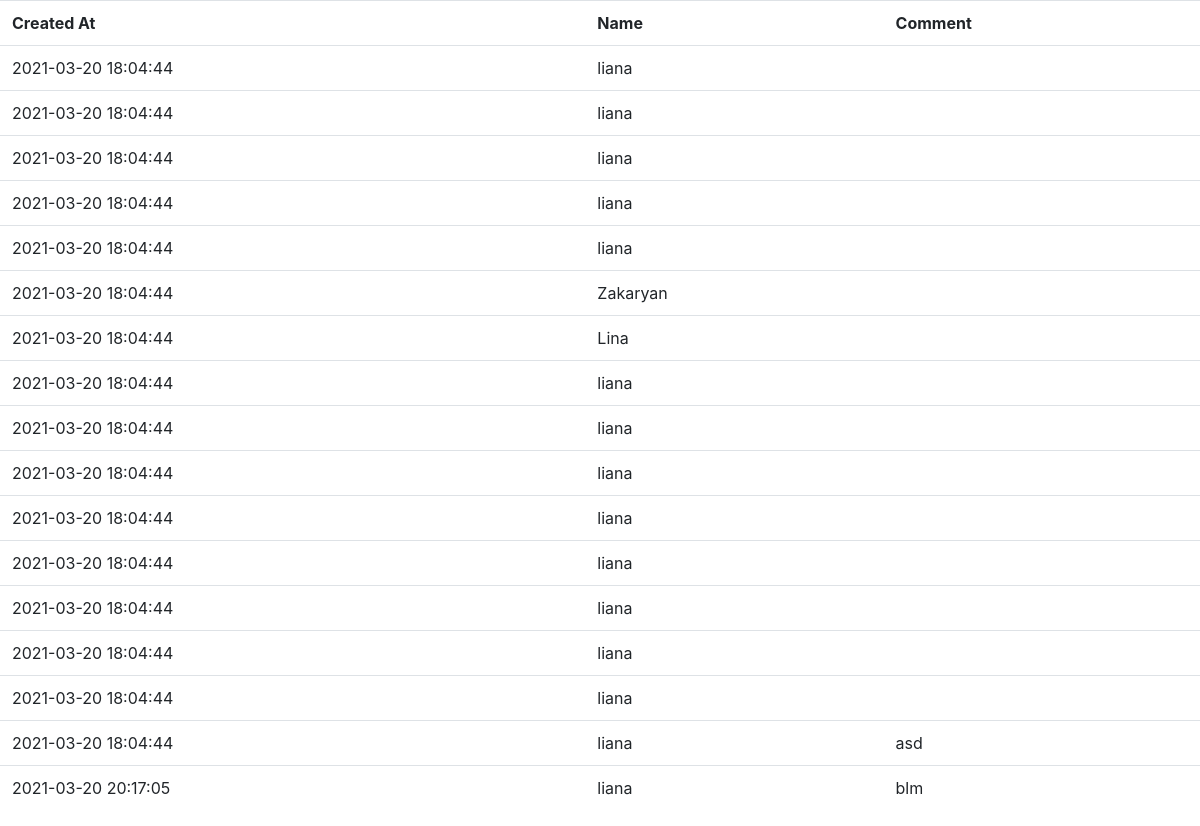
Page /comments.php (signed in) on the committed database.
### tables this page shows
CREATE TABLE `comments` (
  `id` int(11) NOT NULL,
  `created_at` timestamp NOT NULL DEFAULT current_timestamp(),
  `user_id` int(11) NOT NULL,
  `comment` text NOT NULL,
  `comment_id` int(11) NOT NULL
);

CREATE TABLE `users` (
  `id` int(11) NOT NULL,
  `name` varchar(30) NOT NULL,
  `email` varchar(100) NOT NULL,
  `password` varchar(32) NOT NULL
);

### comments.php (the view, shortened to what this page needs)
<?php
include 'config.php';
$sql = 'SELECT comments.created_at, users.name, comments.comment, comments.user_id,comments.id FROM comments INNER JOIN users ON users.id=comments.user_id';
$result = mysqli_query($conn, $sql);
?>
<html>
<head>
    <link rel="stylesheet" href="https://maxcdn.bootstrapcdn.com/bootstrap/4.0.0/css/bootstrap.min.css">
</head>
<body>
    <table class="table">
        <tr>
            <th>Created At</th>
            <th>Name</th>
            <th>Comment</th>
        </tr>
        <?php
        if (mysqli_num_rows($result) > 0) {
            while ($row = mysqli_fetch_assoc($result)) {
                echo "<tr>";
                echo "<td>" . $row["created_at"] . "</td>";
                echo "<td>" . $row["name"] . "</td>";
                echo "<td>" . $row["comment"] . "</td>";
                echo "</tr>";
            }
            echo '</table>';
        } else {
            echo "0 results";
        }
        ?>
</body>
</html>

### rows in the picture
comments: created_at "2021-03-20 18:04:44", user.name "liana"
comments: created_at "2021-03-20 18:04:44", user.name "liana"
comments: created_at "2021-03-20 18:04:44", user.name "liana"
comments: created_at "2021-03-20 18:04:44", user.name "liana"
comments: created_at "2021-03-20 18:04:44", user.name "liana"
comments: created_at "2021-03-20 18:04:44", user.name "Zakaryan"
comments: created_at "2021-03-20 18:04:44", user.name "Lina"
comments: created_at "2021-03-20 18:04:44", user.name "liana"
comments: created_at "2021-03-20 18:04:44", user.name "liana"
comments: created_at "2021-03-20 18:04:44", user.name "liana"
comments: created_at "2021-03-20 18:04:44", user.name "liana"
comments: created_at "2021-03-20 18:04:44", user.name "liana"
comments: created_at "2021-03-20 18:04:44", user.name "liana"
comments: created_at "2021-03-20 18:04:44", user.name "liana"
comments: created_at "2021-03-20 18:04:44", user.name "liana"
comments: created_at "2021-03-20 18:04:44", user.name "liana", comment "asd"
comments: created_at "2021-03-20 20:17:05", user.name "liana", comment "blm"
